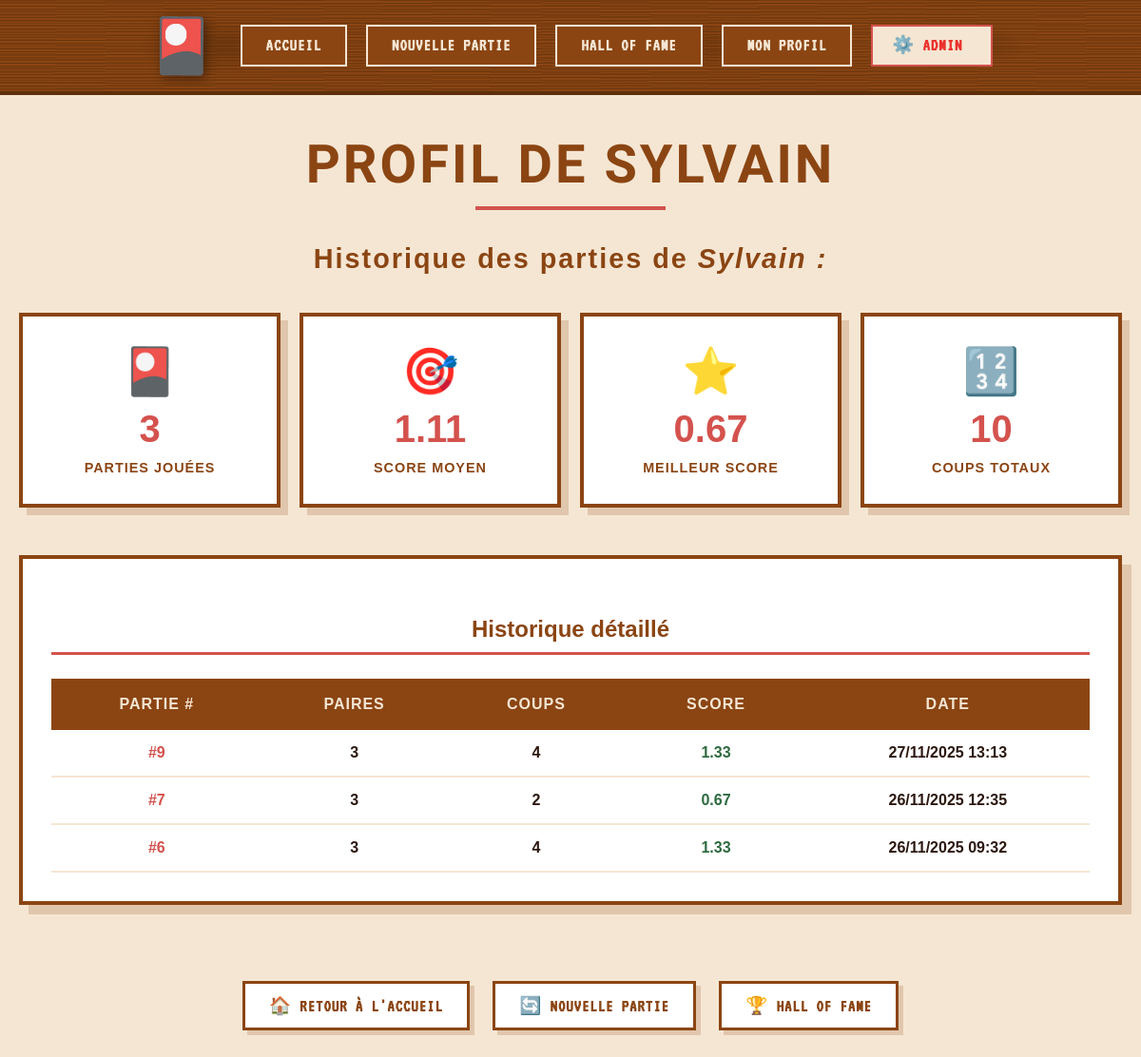
The app's page /profile?player=Sylvain with its own data.
### tables this page shows
CREATE TABLE `games` (
  `id` int NOT NULL AUTO_INCREMENT,
  `player_name` varchar(50) NOT NULL,
  `pairs` int NOT NULL,
  `moves` int NOT NULL,
  `score` float GENERATED ALWAYS AS ((`moves` / `pairs`)) STORED,
  `created_at` timestamp NULL DEFAULT CURRENT_TIMESTAMP,
  `status` enum('started','finished','abandoned') DEFAULT 'started',
  `finished_at` timestamp NULL DEFAULT NULL,
  PRIMARY KEY (`id`),
  KEY `idx_player_name` (`player_name`),
  KEY `idx_created_at` (`created_at`),
  CONSTRAINT `games_chk_1` CHECK ((`pairs` > 0)),
  CONSTRAINT `games_chk_2` CHECK ((`moves` >= 0))
);

### core/BaseController.php (called while the page is built, shortened)
<?php
class BaseController
{
    protected function render(string $view, array $params = []): void
    {
        extract($params, EXTR_SKIP);
        require __DIR__ . '/../app/Views/' . $view . '.php';
        require __DIR__ . '/../app/Views/layouts/base.php';
    }
}

### app/Controllers/ProfileController.php (called while the page is built, shortened)
<?php
class ProfileController extends BaseController
{
    public function show()
    {
        $playerName = $_GET['player'] ?? $_SESSION['playerName'] ?? 'Joueur';
        $playerName = trim($playerName);
        $gameModel = new GameModel();
        $games = $gameModel->getPlayerGames($playerName);
        $this->render('home/profil/index', [
            'title' => 'Profil de ' . htmlspecialchars($playerName, ENT_QUOTES, 'UTF-8'),
            'playerName' => htmlspecialchars($playerName, ENT_QUOTES, 'UTF-8'),
            'games' => $games
        ]);
    }
}

### public/index.php (called while the page is built, shortened)
<?php
require_once __DIR__ . '/../core/helpers.php';
$router = new Router();
$router->get('/', 'App\Controllers\HomeController@index');
$router->get('/game', 'App\Controllers\GameController@start');
$router->post('/game/play', 'App\Controllers\GameController@play');
$router->get('/game/reset', 'App\Controllers\GameController@reset');
$router->post('/game/update-moves', 'App\Controllers\GameController@updateMoves');
$router->get('/leaderboard', 'App\Controllers\LeaderboardController@index');
$router->get('/profile', 'App\Controllers\ProfileController@show');
$router->get('/admin', 'App\Controllers\AdminController@index');
$router->post('/admin/reset', 'App\Controllers\AdminController@resetLeaderboard');
$router->post('/admin/clean', 'App\Controllers\AdminController@cleanOldGames');
$uri = $_SERVER['REQUEST_URI'];
$method = $_SERVER['REQUEST_METHOD'];
$router->dispatch($uri, $method);

### core/Database.php (called while the page is built, shortened)
<?php
class Database
{
    private static $pdo = null;
    public static function getPdo(): PDO
    {
        if (self::$pdo === null) {
            try {
                $host = $_ENV['DB_HOST'] ?? '127.0.0.1';
                $port = $_ENV['DB_PORT'] ?? '3306';
                $dbname = $_ENV['DB_NAME'] ?? 'memory_game';
                $user = $_ENV['DB_USER'] ?? 'root';
                $password = $_ENV['DB_PASSWORD'] ?? '';
                self::$pdo = new PDO(
                    "mysql:host=$host;port=$port;dbname=$dbname;charset=utf8mb4",
                    $user,
                    $password,
                    [
                        PDO::ATTR_ERRMODE => PDO::ERRMODE_EXCEPTION,
                        PDO::ATTR_DEFAULT_FETCH_MODE => PDO::FETCH_ASSOC,
                        PDO::ATTR_EMULATE_PREPARES => false
                    ]
                );
            } catch (PDOException $e) {
                error_log("Erreur de connexion BDD : " . $e->getMessage());
                die("Erreur de connexion à la base de données");
            }
        }
        return self::$pdo;
    }
    private static function loadEnv(): void
    {
        $envFile = __DIR__ . '/../.env';
        if (!file_exists($envFile)) {
            return;
        }
    }
}

### app/Models/GameModel.php (called while the page is built, shortened)
<?php
class GameModel
{
    public function getPlayerGames(string $playerName): array
    {
        $stmt = Database::getPdo()->prepare(
            'SELECT id, pairs, moves, score, created_at
             FROM games
             WHERE player_name = :player_name
             ORDER BY created_at DESC'
        );
        $stmt->execute(['player_name' => $playerName]);
        return $stmt->fetchAll(\PDO::FETCH_ASSOC);
    }
}

### core/config.php (called while the page is built, shortened)
<?php
class Config
{
    private static array $config = [];
    public static function load(): void
    {
        if (!self::$config) {
            self::$config['BASE_PATH'] = defined('BASE_PATH') && BASE_PATH !== ''
                ? BASE_PATH
                : '/';
        }
    }
    public static function url(string $path = ''): string
    {
        $base = rtrim(self::$config['BASE_PATH'] ?? '/', '/');
        $path = ltrim($path, '/');
        return $path === '' ? $base . '/' : $base . '/' . $path;
    }
}

### core/helpers.php (called while the page is built)
<?php
if (!function_exists('url')) {
    function url(string $path = ''): string
    {
        return \Core\Config::url($path);
    }
}

### app/Views/home/profil/index.php (the view, shortened to what this page needs)
<h1><?= htmlspecialchars($title ?? 'Profil', ENT_QUOTES, 'UTF-8') ?></h1>
<h2>Historique des parties de <i><?= htmlspecialchars($playerName ?? 'joueur', ENT_QUOTES, 'UTF-8') ?> :</i></h2>
<?php if (!empty($games)): ?>
    <div class="profile-stats">
        <div class="stat-card">
            <div class="stat-icon">
                <span style="display: none;">🎴</span>
            </div>
            <div class="stat-value"><?= count($games) ?></div>
            <div class="stat-label">Parties jouées</div>
        </div>
        <?php
        $totalMoves = array_sum(array_column($games, 'moves'));
        $avgScore = count($games) > 0 ? array_sum(array_column($games, 'score')) / count($games) : 0;
        $bestScore = count($games) > 0 ? min(array_column($games, 'score')) : 0;
        ?>
        <div class="stat-card">
            <div class="stat-icon">🎯</div>
            <div class="stat-value"><?= number_format($avgScore, 2) ?></div>
            <div class="stat-label">Score moyen</div>
        </div>
        <div class="stat-card">
            <div class="stat-icon">⭐</div>
            <div class="stat-value"><?= number_format($bestScore, 2) ?></div>
            <div class="stat-label">Meilleur score</div>
        </div>
        <div class="stat-card">
            <div class="stat-icon">🔢</div>
            <div class="stat-value"><?= $totalMoves ?></div>
            <div class="stat-label">Coups totaux</div>
        </div>
    </div>
    <div class="games-history">
        <h3>Historique détaillé</h3>
        <table class="profile-table">
            <thead>
                <tr>
                    <th>Partie #</th>
                    <th>Paires</th>
                    <th>Coups</th>
                    <th>Score</th>
                    <th>Date</th>
                </tr>
            </thead>
            <tbody>
                <?php foreach ($games as $game): ?>
                    <tr>
                        <td class="game-id">#<?= $game['id'] ?></td>
                        <td><?= $game['pairs'] ?></td>
                        <td><?= $game['moves'] ?></td>
                        <td class="score <?= $game['score'] < 2 ? 'excellent' : ($game['score'] < 3 ? 'good' : 'normal') ?>">
                            <?= number_format($game['score'], 2) ?>
                        </td>
                        <td class="date"><?= date('d/m/Y H:i', strtotime($game['created_at'])) ?></td>
                    </tr>
                <?php endforeach; ?>
            </tbody>
        </table>
    </div>
<?php endif; ?>
<div class="actions">
    <a href="<?= url('/') ?>" >🏠 Retour à l'accueil</a>
    <a href="<?= url('/game') ?>">🔄 Nouvelle partie</a>
    <a href="<?= url('/leaderboard') ?>">🏆 Hall of Fame</a>
</div>

### core/Router.php (shortened to what this page needs)
<?php
class Router
{
    private array $routes = ['GET' => [], 'POST' => []];
    public function get(string $path, string $action): void
    {
        $this->routes['GET'][$path] = $action;
    }
    public function post(string $path, string $action): void
    {
        $this->routes['POST'][$path] = $action;
    }
    public function dispatch(string $uri, string $method): void
    {
        $path = parse_url($uri, PHP_URL_PATH) ?? '/';
        foreach ($this->routes[$method] ?? [] as $route => $action) {
            if ($route === $path) {
                [$class, $ctrlMethod] = explode('@', $action);
                $controller = new $class();
                $controller->$ctrlMethod();
                return;
            }
        }
    }
}

### public/assets/css/style.css (style rules this page uses)
* { margin: 0; padding: 0; box-sizing: border-box; }
body { font-family: Arial, Helvetica, sans-serif; background: #f5e6d3; min-height: 100vh; color: #2c1810; }
h1 { color: #8b4513; font-size: 3.5em; margin-bottom: 30px; text-align: center; font-weight: 900; letter-spacing: 3px; text-transform: uppercase; position: relative; padding-bottom: 20px; font-family: 'Amarante', 'DotGothic16', sans-serif; }
h1::after { content: ''; position: absolute; bottom: 5px; left: 50%; transform: translateX(-50%); width: 200px; height: 4px; background: #d4524e; }
h2 { color: #8b4513; font-size: 1.8em; margin: 30px 0 20px 0; text-align: center; font-weight: 700; letter-spacing: 2px; }
h3 { color: #8b4513; font-size: 1.5em; margin: 30px 0 20px 0; text-align: center; font-weight: 700; }
.profile-stats { display: grid; grid-template-columns: repeat(auto-fit, minmax(200px, 1fr)); gap: 20px; margin: 40px auto; max-width: 1200px; }
.stat-card { background: #fff; padding: 30px; border: 4px solid #8b4513; text-align: center; box-shadow: 8px 8px 0 rgba(139, 69, 19, 0.2); transition: transform 0.2s; }
.stat-icon { font-size: 3em; margin-bottom: 10px; }
.stat-value { font-size: 2.5em; font-weight: bold; margin: 10px 0; color: #d4524e; }
.stat-label { font-size: 0.9em; color: #8b4513; text-transform: uppercase; letter-spacing: 1px; font-weight: 600; }
.games-history { margin: 50px auto; max-width: 1200px; background: #fff; padding: 30px; border: 4px solid #8b4513; box-shadow: 10px 10px 0 rgba(139, 69, 19, 0.2); }
.games-history h3 { margin-bottom: 25px; padding-bottom: 10px; border-bottom: 3px solid #d4524e; }
.profile-table { width: 100%; border-collapse: separate; border-spacing: 0; margin: 0 auto; }
.profile-table thead { background: #8b4513; color: #f5e6d3; }
.profile-table th { padding: 18px; text-align: center; font-weight: 700; text-transform: uppercase; letter-spacing: 1px; }
.profile-table td { padding: 15px; border-bottom: 2px solid #f5e6d3; text-align: center; font-weight: 600; }
.profile-table .game-id { font-weight: bold; color: #d4524e; }
.profile-table .score.excellent { color: #2d6a3f; font-weight: bold; }
.actions { text-align: center; margin: 40px 0; padding: 20px; }
.actions a { display: inline-block; padding: 12px 25px; margin: 10px; background: #fff; color: #8b4513; text-decoration: none; border: 3px solid #8b4513; transition: all 0.3s; font-weight: 700; text-transform: uppercase; letter-spacing: 1px; box-shadow: 5px 5px 0 rgba(139, 69, 19, 0.2); }
.stat-icon span { display: inline-block; transition: transform 0.3s ease; }
.nav-links a, .btn-start, .btn-start-game, .btn-danger, .btn-warning, .actions a, .btn-primary, .home-welcome nav ul li a { font-family: 'VT323', monospace; font-size: 1.15em; letter-spacing: 1px; }

### records on screen
games: id "9", pairs "3", moves "4", score "1.33", created_at "27/11/2025 13:13"
games: id "7", pairs "3", moves "2", score "0.67", created_at "26/11/2025 12:35"
games: id "6", pairs "3", moves "4", score "1.33", created_at "26/11/2025 09:32"

### other values on screen
count($games) "3"
$avgScore "1.11"
$bestScore "0.67"
$totalMoves "10"
